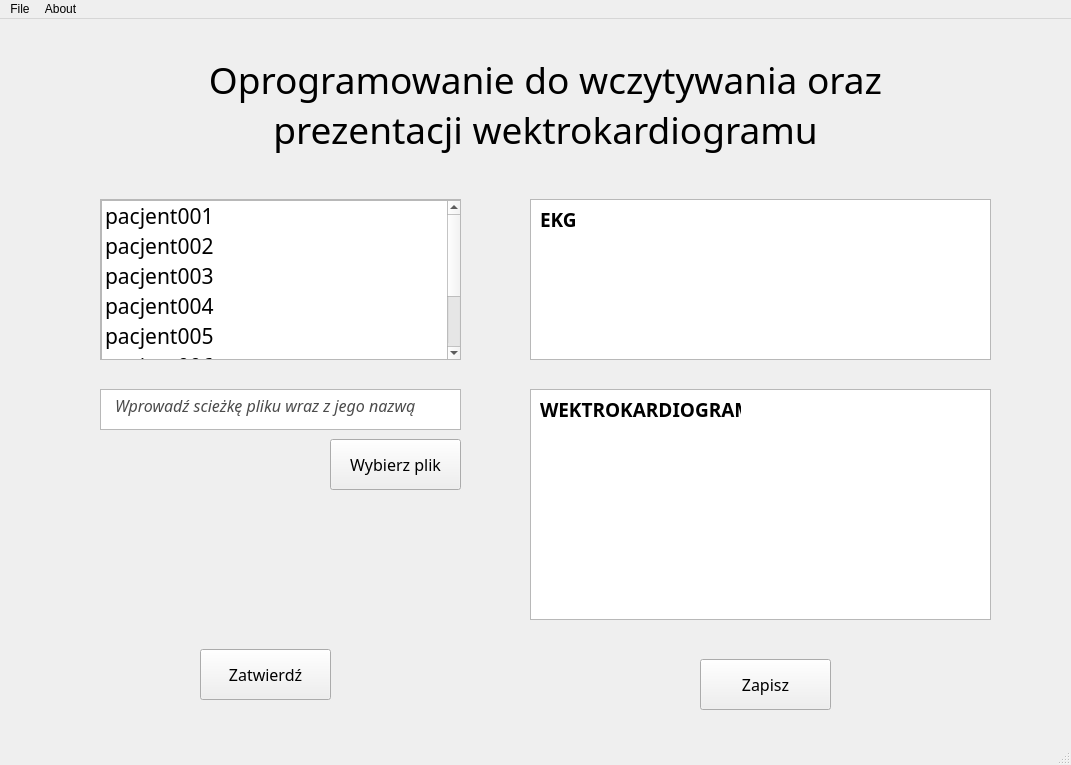
<?xml version="1.0" encoding="UTF-8"?>
<ui version="4.0">
 <class>MainWindow</class>
 <widget class="QMainWindow" name="MainWindow">
  <property name="geometry">
   <rect>
    <x>0</x>
    <y>0</y>
    <width>1071</width>
    <height>765</height>
   </rect>
  </property>
  <property name="windowTitle">
   <string>MainWindow</string>
  </property>
  <property name="documentMode">
   <bool>false</bool>
  </property>
  <property name="dockNestingEnabled">
   <bool>false</bool>
  </property>
  <widget class="QWidget" name="centralwidget">
   <widget class="QScrollArea" name="scrollArea">
    <property name="geometry">
     <rect>
      <x>100</x>
      <y>180</y>
      <width>361</width>
      <height>161</height>
     </rect>
    </property>
    <property name="mouseTracking">
     <bool>true</bool>
    </property>
    <property name="widgetResizable">
     <bool>true</bool>
    </property>
    <widget class="QWidget" name="scrollAreaWidgetContents">
     <property name="geometry">
      <rect>
       <x>0</x>
       <y>0</y>
       <width>359</width>
       <height>159</height>
      </rect>
     </property>
     <widget class="QListWidget" name="listWidget">
      <property name="geometry">
       <rect>
        <x>0</x>
        <y>0</y>
        <width>361</width>
        <height>161</height>
       </rect>
      </property>
      <property name="font">
       <font>
        <family>Myriad Pro</family>
        <pointsize>16</pointsize>
       </font>
      </property>
      <property name="mouseTracking">
       <bool>true</bool>
      </property>
      <item>
       <property name="text">
        <string>pacjent001</string>
       </property>
      </item>
      <item>
       <property name="text">
        <string>pacjent002</string>
       </property>
      </item>
      <item>
       <property name="text">
        <string>pacjent003</string>
       </property>
      </item>
      <item>
       <property name="text">
        <string>pacjent004</string>
       </property>
      </item>
      <item>
       <property name="text">
        <string>pacjent005</string>
       </property>
      </item>
      <item>
       <property name="text">
        <string>pacjent006</string>
       </property>
      </item>
      <item>
       <property name="text">
        <string>pacjent007</string>
       </property>
      </item>
      <item>
       <property name="text">
        <string>pacjent008</string>
       </property>
      </item>
     </widget>
    </widget>
   </widget>
   <widget class="QLabel" name="label">
    <property name="geometry">
     <rect>
      <x>180</x>
      <y>20</y>
      <width>731</width>
      <height>131</height>
     </rect>
    </property>
    <property name="font">
     <font>
      <family>Myriad Pro Light</family>
      <pointsize>28</pointsize>
     </font>
    </property>
    <property name="acceptDrops">
     <bool>false</bool>
    </property>
    <property name="layoutDirection">
     <enum>Qt::LeftToRight</enum>
    </property>
    <property name="autoFillBackground">
     <bool>false</bool>
    </property>
    <property name="text">
     <string>Oprogramowanie do wczytywania oraz prezentacji wektrokardiogramu</string>
    </property>
    <property name="scaledContents">
     <bool>false</bool>
    </property>
    <property name="alignment">
     <set>Qt::AlignCenter</set>
    </property>
    <property name="wordWrap">
     <bool>true</bool>
    </property>
   </widget>
   <widget class="QTextEdit" name="textEdit">
    <property name="geometry">
     <rect>
      <x>100</x>
      <y>370</y>
      <width>361</width>
      <height>41</height>
     </rect>
    </property>
    <property name="font">
     <font>
      <family>Myriad Pro Light</family>
      <pointsize>12</pointsize>
     </font>
    </property>
    <property name="html">
     <string>&lt;!DOCTYPE HTML PUBLIC &quot;-//W3C//DTD HTML 4.0//EN&quot; &quot;http://www.w3.org/TR/REC-html40/strict.dtd&quot;&gt;
&lt;html&gt;&lt;head&gt;&lt;meta name=&quot;qrichtext&quot; content=&quot;1&quot; /&gt;&lt;style type=&quot;text/css&quot;&gt;
p, li { white-space: pre-wrap; }
&lt;/style&gt;&lt;/head&gt;&lt;body style=&quot; font-family:'Myriad Pro Light'; font-size:12pt; font-weight:400; font-style:normal;&quot;&gt;
&lt;p style=&quot; margin-top:30px; margin-bottom:0px; margin-left:10px; margin-right:0px; -qt-block-indent:0; text-indent:0px;&quot;&gt;&lt;span style=&quot; font-family:'Myriad Pro'; font-style:italic; color:#4b4b4b;&quot;&gt;Wprowadź scieżkę pliku wraz z jego nazwą&lt;/span&gt;&lt;/p&gt;&lt;/body&gt;&lt;/html&gt;</string>
    </property>
   </widget>
   <widget class="QPushButton" name="pushButton">
    <property name="geometry">
     <rect>
      <x>330</x>
      <y>420</y>
      <width>131</width>
      <height>51</height>
     </rect>
    </property>
    <property name="font">
     <font>
      <family>Myriad Pro</family>
      <pointsize>12</pointsize>
      <italic>false</italic>
     </font>
    </property>
    <property name="text">
     <string>Wybierz plik</string>
    </property>
   </widget>
   <widget class="QPushButton" name="pushButton_2">
    <property name="geometry">
     <rect>
      <x>200</x>
      <y>630</y>
      <width>131</width>
      <height>51</height>
     </rect>
    </property>
    <property name="font">
     <font>
      <family>Myriad Pro</family>
      <pointsize>12</pointsize>
      <italic>false</italic>
     </font>
    </property>
    <property name="text">
     <string>Zatwierdź</string>
    </property>
   </widget>
   <widget class="QPushButton" name="pushButton_3">
    <property name="geometry">
     <rect>
      <x>700</x>
      <y>640</y>
      <width>131</width>
      <height>51</height>
     </rect>
    </property>
    <property name="font">
     <font>
      <family>Myriad Pro</family>
      <pointsize>12</pointsize>
      <italic>false</italic>
     </font>
    </property>
    <property name="text">
     <string>Zapisz</string>
    </property>
   </widget>
   <widget class="QGraphicsView" name="ekgView">
    <property name="geometry">
     <rect>
      <x>530</x>
      <y>180</y>
      <width>461</width>
      <height>161</height>
     </rect>
    </property>
   </widget>
   <widget class="QGraphicsView" name="graphicsView">
    <property name="geometry">
     <rect>
      <x>530</x>
      <y>370</y>
      <width>461</width>
      <height>231</height>
     </rect>
    </property>
   </widget>
   <widget class="QLabel" name="label_2">
    <property name="geometry">
     <rect>
      <x>540</x>
      <y>190</y>
      <width>41</width>
      <height>21</height>
     </rect>
    </property>
    <property name="font">
     <font>
      <family>Myriad Pro</family>
      <pointsize>14</pointsize>
      <weight>75</weight>
      <bold>true</bold>
     </font>
    </property>
    <property name="text">
     <string>EKG</string>
    </property>
   </widget>
   <widget class="QLabel" name="label_3">
    <property name="geometry">
     <rect>
      <x>540</x>
      <y>380</y>
      <width>201</width>
      <height>21</height>
     </rect>
    </property>
    <property name="font">
     <font>
      <family>Myriad Pro</family>
      <pointsize>14</pointsize>
      <weight>75</weight>
      <bold>true</bold>
     </font>
    </property>
    <property name="text">
     <string>WEKTROKARDIOGRAM</string>
    </property>
   </widget>
  </widget>
  <widget class="QMenuBar" name="menubar">
   <property name="geometry">
    <rect>
     <x>0</x>
     <y>0</y>
     <width>1071</width>
     <height>21</height>
    </rect>
   </property>
   <widget class="QMenu" name="menuFile">
    <property name="title">
     <string>File</string>
    </property>
    <addaction name="actionAdd_patient"/>
   </widget>
   <widget class="QMenu" name="menuAbout">
    <property name="title">
     <string>About</string>
    </property>
    <addaction name="actionInfo"/>
    <addaction name="actionRelease_2"/>
    <addaction name="actionAuthors"/>
   </widget>
   <addaction name="menuFile"/>
   <addaction name="menuAbout"/>
  </widget>
  <widget class="QStatusBar" name="statusbar"/>
  <action name="actionRelease">
   <property name="text">
    <string>Release</string>
   </property>
  </action>
  <action name="actionInfo">
   <property name="text">
    <string>Info</string>
   </property>
  </action>
  <action name="actionRelease_2">
   <property name="text">
    <string>Release</string>
   </property>
  </action>
  <action name="actionAuthors">
   <property name="text">
    <string>Authors</string>
   </property>
  </action>
  <action name="actionAdd_patient">
   <property name="text">
    <string>Add patient</string>
   </property>
   <property name="shortcut">
    <string>Ctrl+N</string>
   </property>
   <property name="shortcutContext">
    <enum>Qt::ApplicationShortcut</enum>
   </property>
  </action>
 </widget>
 <resources/>
 <connections/>
</ui>
